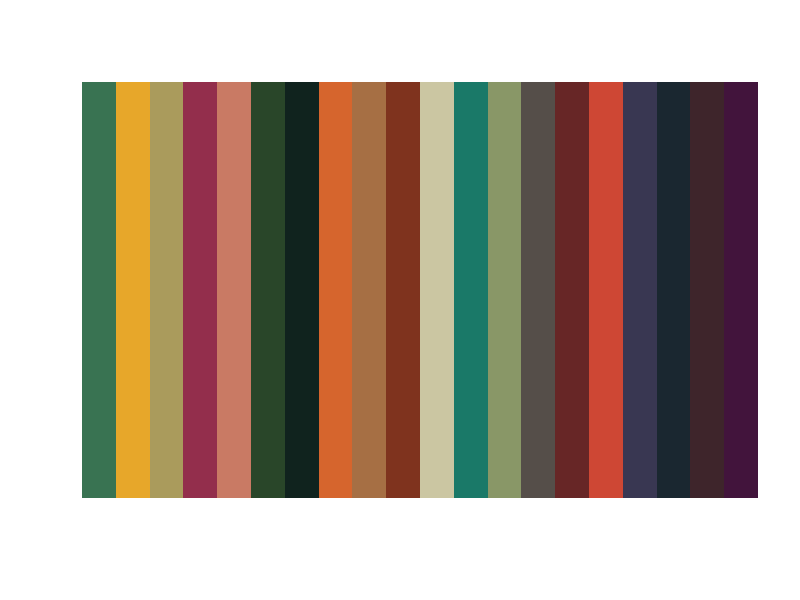

R code for this plot:


pal <- c("#397352", # - main green
         "#E7A72A", # - gold
         "#AA9B5C", # - pewter
         "#932E4C", # - wine
         "#C97A64", # - rose
         "#294629", # - army green
         "#10231E", # - forest green
         "#D6652D", # - copper
         "#A66F44", # - light brown
         "#7F331E", # - darker brown
         "#CBC6A2", # - beige
         "#1A7968", # - teal
         "#899767", # - muted green
         "#554E49", # - slate
         "#672626", # - deep red
         "#CE4734", # - lighter red
         "#393752", # - navy
         "#1A2730", # - deep navy
         "#3E252B", # - plum
         "#42143C"  # - violet
)

palrgb <- matrix(NA,length(pal),3)

for (i in 1:length(pal)) {
  palrgb[i,] <- col2rgb(pal[i])
}
palrgb <- palrgb / 255


image(1:nrow(palrgb), 1, as.matrix(1:nrow(palrgb)), 
      col=rgb(palrgb[,1], palrgb[,2], palrgb[,3]),
      xlab="", ylab = "", xaxt = "n", yaxt = "n", bty = "n")
